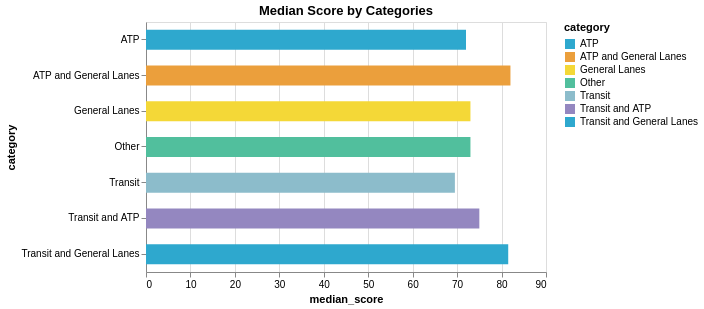
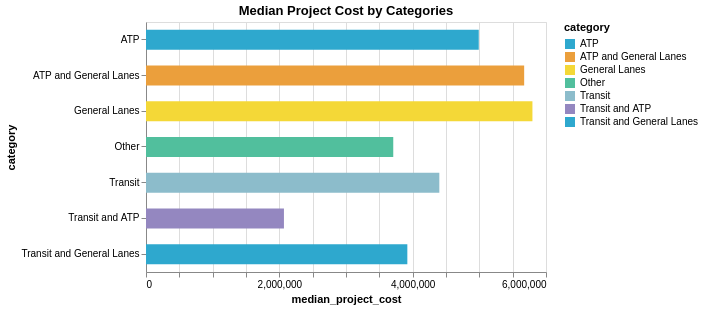
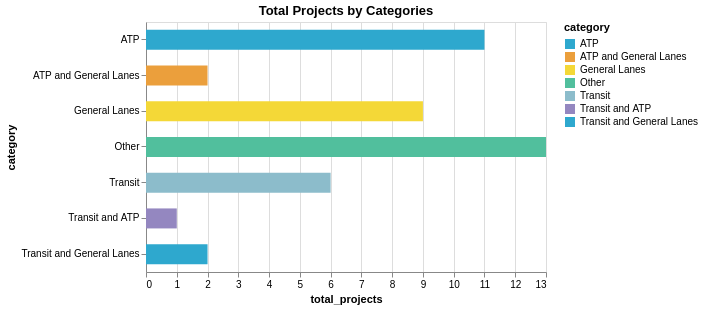

Notebook cell for these charts, in order:
### Markdown cell above
* Use the function above to create a chart out of the aggregated dataset.

### Code cell
for column_name in agg1.columns.drop("category"):
    display(create_chart(agg1, column_name))

### Figure 1 — Vega-Lite specification as saved in the notebook (floating-point values rounded to 4 significant figures)
{"config": {"view": {"continuousWidth": 300, "continuousHeight": 300}}, "data": {"name": "data-ad34cbc63220b4848d09a96e009c3e15"}, "mark": {"type": "bar", "size": 20}, "encoding": {"color": {"field": "category", "scale": {"range": ["#2EA8CE", "#EB9F3C", "#F4D837", "#51BF9D", "#8CBCCB", "#9487C0"]}, "type": "nominal"}, "tooltip": [{"field": "category", "type": "nominal"}, {"field": "median_score", "type": "quantitative"}, {"field": "median_project_cost", "type": "quantitative"}, {"field": "total_projects", "type": "quantitative"}], "x": {"field": "median_score", "type": "quantitative"}, "y": {"field": "category", "type": "nominal"}}, "height": 250, "title": "Median Score by Categories", "width": 400, "$schema": "https://vega.github.io/schema/vega-lite/v5.20.1.json", "datasets": {"data-ad34cbc63220b4848d09a96e009c3e15": [{"category": "ATP", "median_score": 72.0, "median_project_cost": 4991000.0, "total_projects": 11}, {"category": "ATP and General Lanes", "median_score": 82.0, "median_project_cost": 5673000.0, "total_projects": 2}, {"category": "General Lanes", "median_score": 73.0, "median_project_cost": 5796000.0, "total_projects": 9}, {"category": "Other", "median_score": 73.0, "median_project_cost": 3709000.0, "total_projects": 13}, {"category": "Transit", "median_score": 69.5, "median_project_cost": 4400000.0, "total_projects": 6}, {"category": "Transit and ATP", "median_score": 75.0, "median_project_cost": 2069000.0, "total_projects": 1}, {"category": "Transit and General Lanes", "median_score": 81.5, "median_project_cost": 3920000.0, "total_projects": 2}]}}

### Figure 2 — Vega-Lite specification as saved in the notebook (floating-point values rounded to 4 significant figures)
{"config": {"view": {"continuousWidth": 300, "continuousHeight": 300}}, "data": {"name": "data-ad34cbc63220b4848d09a96e009c3e15"}, "mark": {"type": "bar", "size": 20}, "encoding": {"color": {"field": "category", "scale": {"range": ["#2EA8CE", "#EB9F3C", "#F4D837", "#51BF9D", "#8CBCCB", "#9487C0"]}, "type": "nominal"}, "tooltip": [{"field": "category", "type": "nominal"}, {"field": "median_score", "type": "quantitative"}, {"field": "median_project_cost", "type": "quantitative"}, {"field": "total_projects", "type": "quantitative"}], "x": {"field": "median_project_cost", "type": "quantitative"}, "y": {"field": "category", "type": "nominal"}}, "height": 250, "title": "Median Project Cost by Categories", "width": 400, "$schema": "https://vega.github.io/schema/vega-lite/v5.20.1.json", "datasets": {"data-ad34cbc63220b4848d09a96e009c3e15": [{"category": "ATP", "median_score": 72.0, "median_project_cost": 4991000.0, "total_projects": 11}, {"category": "ATP and General Lanes", "median_score": 82.0, "median_project_cost": 5673000.0, "total_projects": 2}, {"category": "General Lanes", "median_score": 73.0, "median_project_cost": 5796000.0, "total_projects": 9}, {"category": "Other", "median_score": 73.0, "median_project_cost": 3709000.0, "total_projects": 13}, {"category": "Transit", "median_score": 69.5, "median_project_cost": 4400000.0, "total_projects": 6}, {"category": "Transit and ATP", "median_score": 75.0, "median_project_cost": 2069000.0, "total_projects": 1}, {"category": "Transit and General Lanes", "median_score": 81.5, "median_project_cost": 3920000.0, "total_projects": 2}]}}

### Figure 3 — Vega-Lite specification as saved in the notebook (floating-point values rounded to 4 significant figures)
{"config": {"view": {"continuousWidth": 300, "continuousHeight": 300}}, "data": {"name": "data-ad34cbc63220b4848d09a96e009c3e15"}, "mark": {"type": "bar", "size": 20}, "encoding": {"color": {"field": "category", "scale": {"range": ["#2EA8CE", "#EB9F3C", "#F4D837", "#51BF9D", "#8CBCCB", "#9487C0"]}, "type": "nominal"}, "tooltip": [{"field": "category", "type": "nominal"}, {"field": "median_score", "type": "quantitative"}, {"field": "median_project_cost", "type": "quantitative"}, {"field": "total_projects", "type": "quantitative"}], "x": {"field": "total_projects", "type": "quantitative"}, "y": {"field": "category", "type": "nominal"}}, "height": 250, "title": "Total Projects by Categories", "width": 400, "$schema": "https://vega.github.io/schema/vega-lite/v5.20.1.json", "datasets": {"data-ad34cbc63220b4848d09a96e009c3e15": [{"category": "ATP", "median_score": 72.0, "median_project_cost": 4991000.0, "total_projects": 11}, {"category": "ATP and General Lanes", "median_score": 82.0, "median_project_cost": 5673000.0, "total_projects": 2}, {"category": "General Lanes", "median_score": 73.0, "median_project_cost": 5796000.0, "total_projects": 9}, {"category": "Other", "median_score": 73.0, "median_project_cost": 3709000.0, "total_projects": 13}, {"category": "Transit", "median_score": 69.5, "median_project_cost": 4400000.0, "total_projects": 6}, {"category": "Transit and ATP", "median_score": 75.0, "median_project_cost": 2069000.0, "total_projects": 1}, {"category": "Transit and General Lanes", "median_score": 81.5, "median_project_cost": 3920000.0, "total_projects": 2}]}}
